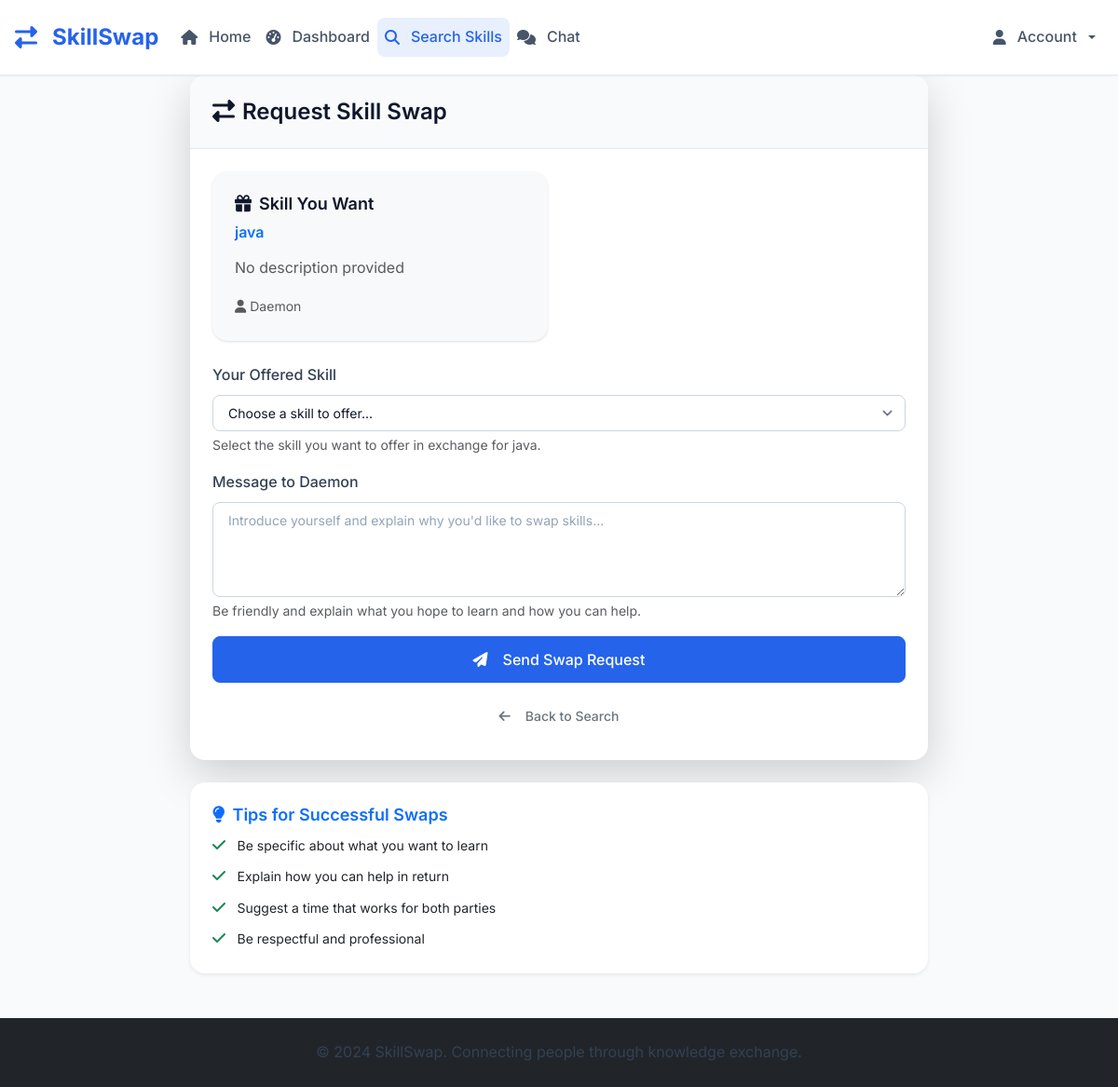
The page /request_swap/3 (signed in) on the database its author committed.
### tables this page shows
CREATE TABLE skills (
            id INTEGER PRIMARY KEY AUTOINCREMENT,
            user_id INTEGER,
            skill_name TEXT NOT NULL,
            skill_type TEXT NOT NULL, -- 'offered' or 'wanted'
            description TEXT,
            is_approved INTEGER DEFAULT 1,
            created_at TIMESTAMP DEFAULT CURRENT_TIMESTAMP, is_rejected INTEGER DEFAULT 0, rejection_reason TEXT, rejected_at TIMESTAMP,
            FOREIGN KEY (user_id) REFERENCES users (id)
        );

CREATE TABLE users (
            id INTEGER PRIMARY KEY AUTOINCREMENT,
            email TEXT UNIQUE NOT NULL,
            password_hash TEXT NOT NULL,
            name TEXT NOT NULL,
            location TEXT,
            profile_photo TEXT,
            availability TEXT,
            is_public INTEGER DEFAULT 1,
            is_admin INTEGER DEFAULT 0,
            is_banned INTEGER DEFAULT 0,
            created_at TIMESTAMP DEFAULT CURRENT_TIMESTAMP
        , bio TEXT, is_under_supervision INTEGER DEFAULT 0, availability_start TEXT, availability_end TEXT);

### skill_swap_app.py (the view)
@app.route('/request_swap/<int:skill_id>')
@login_required
def request_swap(skill_id):
    conn = get_db()
    skill = conn.execute('''
        SELECT s.*, u.name as user_name, u.is_under_supervision
        FROM skills s
        JOIN users u ON s.user_id = u.id
        WHERE s.id = ?
    ''', (skill_id,)).fetchone()
    if not skill:
        flash('Skill not found.', 'error')
        return redirect(url_for('search'))
    if skill['is_under_supervision']:
        flash('This user is currently under supervision and cannot receive swap requests.', 'warning')
        return redirect(url_for('search'))
    user_skills = conn.execute('''
        SELECT * FROM skills WHERE user_id = ? AND skill_type = 'offered' AND is_rejected = 0
    ''', (session['user_id'],)).fetchall()
    conn.close()
    skill = convert_row_datetimes(skill)
    user_skills = convert_rows_datetimes(user_skills)
    return render_template('request_swap.html', skill=skill, user_skills=user_skills)

### skill_swap_app.py (called while the page is built)
def parse_datetime(timestamp_str):
    if timestamp_str is None:
        return None
    try:
        if 'T' in timestamp_str:
            return datetime.fromisoformat(timestamp_str.replace('Z', '+00:00'))
        else:
            return datetime.strptime(timestamp_str, '%Y-%m-%d %H:%M:%S')
    except:
        return None

def convert_row_datetimes(row):
    if row is None:
        return None
    if hasattr(row, 'keys'):
        row_dict = dict(row)
    else:
        row_dict = row
    timestamp_fields = ['created_at', 'updated_at', 'rejected_at']
    for field in timestamp_fields:
        if field in row_dict and row_dict[field]:
            row_dict[field] = parse_datetime(row_dict[field])
    return row_dict

def convert_rows_datetimes(rows):
    if not rows:
        return []
    return [convert_row_datetimes(row) for row in rows]

def get_db():
    conn = sqlite3.connect('skill_swap.db')
    conn.row_factory = sqlite3.Row
    return conn

def login_required(f):
    from functools import wraps
    @wraps(f)
    def decorated_function(*args, **kwargs):
        if 'user_id' not in session:
            flash('Please log in to access this page.', 'error')
            return redirect(url_for('login'))
        return f(*args, **kwargs)
    return decorated_function

@app.context_processor
def inject_unread_notifications():
    if 'user_id' in session:
        conn = get_db()
        unread_count = conn.execute('''
            SELECT COUNT(*) as count FROM notifications
            WHERE user_id = ? AND is_read = 0
        ''', (session['user_id'],)).fetchone()['count']
        conn.close()
        return {'unread_notifications': unread_count}
    return {'unread_notifications': 0}

@app.context_processor
def inject_helpers():
    return {'get_user_by_id': get_user_by_id}

### templates/request_swap.html (shortened to what this page needs)
{% extends "base.html" %}
{% block content %}
<div class="row justify-content-center">
    <div class="col-lg-8">
        <div class="card border-0 shadow-lg">
            <div class="card-header">
                <h3 class="mb-0">
                    <i class="fas fa-exchange-alt me-2"></i>Request Skill Swap
                </h3>
            </div>
            <div class="card-body">
                <div class="row mb-4">
                    <div class="col-md-6">
                        <div class="card border-0 bg-light">
                            <div class="card-body">
                                <h5 class="card-title">
                                    <i class="fas fa-gift me-2"></i>Skill You Want
                                </h5>
                                <h6 class="text-primary">{{ skill.skill_name }}</h6>
                                <p class="text-muted">{{ skill.description or 'No description provided' }}</p>
                                <small class="text-muted">
                                    <i class="fas fa-user me-1"></i>{{ skill.user_name }}
                                </small>
                            </div>
                        </div>
                    </div>
                    <div class="col-md-6">
                    </div>
                </div>
                {% if user_skills %}
                <form method="POST" action="{{ url_for('send_swap_request') }}" class="swap-request-form">
                    <div class="mb-3">
                        <label for="offered_skill_id" class="form-label">Your Offered Skill</label>
                        <select class="form-select" id="offered_skill_id" name="offered_skill_id" required>
                            <option value="">Choose a skill to offer...</option>
                        </select>
                        <div class="form-text">
                            Select the skill you want to offer in exchange for {{ skill.skill_name }}.
                        </div>
                    </div>
                    <div class="mb-3">
                        <label for="message" class="form-label">Message to {{ skill.user_name }}</label>
                        <textarea class="form-control" id="message" name="message" rows="4"
                                  placeholder="Introduce yourself and explain why you'd like to swap skills..."></textarea>
                        <div class="form-text">
                            Be friendly and explain what you hope to learn and how you can help.
                        </div>
                    </div>
                    <div class="d-grid gap-2">
                        <button type="submit" class="btn btn-primary btn-lg">
                            <i class="fas fa-paper-plane me-2"></i>Send Swap Request
                        </button>
                        <a href="{{ url_for('search') }}" class="btn btn-outline-secondary">
                            <i class="fas fa-arrow-left me-2"></i>Back to Search
                        </a>
                    </div>
                </form>
                {% endif %}
            </div>
        </div>
        <div class="card border-0 shadow-sm mt-4">
            <div class="card-body">
                <h6 class="card-title text-primary">
                    <i class="fas fa-lightbulb me-2"></i>Tips for Successful Swaps
                </h6>
                <ul class="list-unstyled mb-0">
                    <li class="mb-2">
                        <i class="fas fa-check text-success me-2"></i>
                        <small>Be specific about what you want to learn</small>
                    </li>
                    <li class="mb-2">
                        <i class="fas fa-check text-success me-2"></i>
                        <small>Explain how you can help in return</small>
                    </li>
                    <li class="mb-2">
                        <i class="fas fa-check text-success me-2"></i>
                        <small>Suggest a time that works for both parties</small>
                    </li>
                    <li>
                        <i class="fas fa-check text-success me-2"></i>
                        <small>Be respectful and professional</small>
                    </li>
                </ul>
            </div>
        </div>
    </div>
</div>
{% endblock %}

### static/css/style.css (style rules this page uses)
* { box-sizing: border-box; margin: 0; padding: 0; }
html { scroll-behavior: smooth; font-size: 16px; }
body { font-family: 'Inter', 'Segoe UI', -apple-system, BlinkMacSystemFont, sans-serif; line-height: 1.6; color: #1a1a1a; background-color: #f8fafc; -webkit-font-smoothing: antialiased; -moz-osx-font-smoothing: grayscale; text-rendering: optimizeLegibility; }
:root { --primary: #2563eb; --primary-dark: #1d4ed8; --primary-light: #3b82f6; --secondary: #64748b; --accent: #8b5cf6; --white: #ffffff; --gray-50: #f8fafc; --gray-100: #f1f5f9; --gray-200: #e2e8f0; --gray-300: #cbd5e1; --gray-400: #94a3b8; --gray-500: #64748b; --gray-600: #475569; --gray-700: #334155; --gray-800: #1e293b; --gray-900: #0f172a; --success: #10b981; --warning: #f59e0b; --error: #ef4444; --info: #3b82f6; --shadow-sm: 0 1px 2px 0 rgb(0 0 0 / 0.05); --shadow: 0 1px 3px 0 rgb(0 0 0 / 0.1), 0 1px 2px -1px rgb(0 0 0 / 0.1); --shadow-md: 0 4px 6px -1px rgb(0 0 0 / 0.1), 0 2px 4px -2px rgb(0 0 0 / 0.1); --shadow-lg: 0 10px 15px -3px rgb(0 0 0 / 0.1), 0 4px 6px -4px rgb(0 0 0 / 0.1); --shadow-xl: 0 20px 25px -5px rgb(0 0 0 / 0.1), 0 8px 10px -6px rgb(0 0 0 / 0.1); --transition: all 0.2s cubic-bezier(0.4, 0, 0.2, 1); --transition-fast: all 0.15s cubic-bezier(0.4, 0, 0.2, 1); --transition-slow: all 0.3s cubic-bezier(0.4, 0, 0.2, 1); --spacing-xs: 0.25rem; --spacing-sm: 0.5rem; --spacing-md: 1rem; --spacing-lg: 1.5rem; --spacing-xl: 2rem; --spacing-2xl: 3rem; --radius-sm: 0.375rem; --radius: 0.5rem; --radius-md: 0.75rem; --radius-lg: 1rem; --radius-xl: 1.5rem; }
h1, h2, h3, h4, h5, h6 { font-weight: 600; line-height: 1.25; color: var(--gray-900); margin-bottom: var(--spacing-md); }
h3 { font-size: 1.5rem; }
h5 { font-size: 1.125rem; }
h6 { font-size: 1rem; }
p { margin-bottom: var(--spacing-md); color: var(--gray-700); }
a { color: var(--primary); text-decoration: none; transition: var(--transition); }
.btn { display: inline-flex; align-items: center; justify-content: center; gap: var(--spacing-sm); padding: var(--spacing-sm) var(--spacing-lg); font-size: 0.875rem; font-weight: 500; line-height: 1.5; border: 1px solid transparent; border-radius: var(--radius); cursor: pointer; transition: var(--transition); text-decoration: none; white-space: nowrap; user-select: none; }
.btn-primary { background-color: var(--primary); border-color: var(--primary); color: var(--white); }
.btn-lg { padding: var(--spacing-md) var(--spacing-xl); font-size: 1rem; }
.card { background: var(--white); border: 1px solid var(--gray-200); border-radius: var(--radius-lg); box-shadow: var(--shadow); transition: var(--transition); overflow: hidden; }
.card-header { background-color: var(--gray-50); border-bottom: 1px solid var(--gray-200); padding: var(--spacing-lg); }
.card-body { padding: var(--spacing-lg); }
.card-title { font-size: 1.125rem; font-weight: 600; color: var(--gray-900); margin-bottom: var(--spacing-sm); }
.form-label { display: block; font-weight: 500; color: var(--gray-700); margin-bottom: var(--spacing-sm); }
.form-control { width: 100%; padding: var(--spacing-sm) var(--spacing-md); font-size: 0.875rem; line-height: 1.5; color: var(--gray-900); background-color: var(--white); border: 1px solid var(--gray-300); border-radius: var(--radius); transition: var(--transition); }
.form-control::placeholder { color: var(--gray-400); }
.form-select { width: 100%; padding: var(--spacing-sm) var(--spacing-md); font-size: 0.875rem; line-height: 1.5; color: var(--gray-900); background-color: var(--white); border: 1px solid var(--gray-300); border-radius: var(--radius); transition: var(--transition); background-position: right 0.5rem center; background-repeat: no-repeat; background-size: 1.5em 1.5em; padding-right: 2.5rem; }
.mb-0 { margin-bottom: 0; }
.mb-2 { margin-bottom: var(--spacing-sm); }
.mb-3 { margin-bottom: var(--spacing-md); }
.mb-4 { margin-bottom: var(--spacing-lg); }
.mt-4 { margin-top: var(--spacing-lg); }
.justify-content-center { justify-content: center; }
.shadow-lg { box-shadow: var(--shadow-lg); }
.d-grid.gap-2 { gap: 0.75rem !important; }
.d-grid.gap-2 .btn { border-radius: 0.5rem; font-weight: 500; padding: 0.75rem 1.5rem; }
.card { transition: all 0.3s ease; }

### rows shown on the page
skills: skill_name "java", description "No description provided"
users: user_name "Daemon"
